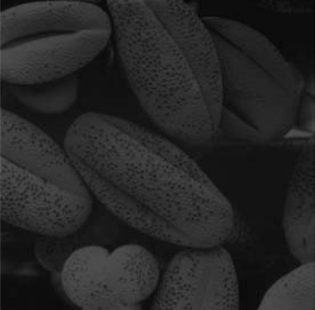
#> input picture image/beans_g.png, 315 x 310 px, found by its file name
$ python ex2.py
#> lines starting #> are read from the running program, lines starting #| are printed output that depends on the picture
import numpy as np
import matplotlib.pyplot as plt
import os
from skimage.io import imread
from skimage.color import rgb2gray
from skimage import exposure, img_as_float

image_path = './image/beans_g.png'


def plot_image_and_hist(image, axes, bins=256):
    image = img_as_float(image)
    axes_image, axes_hist = axes
    axes_cdf = axes_hist.twinx()
    axes_image.imshow(image, cmap='gray')
    axes_image.set_axis_off()
    axes_hist.hist(image.ravel(), bins=bins, histtype='step', color='black', range=(0.0, 1.0), density=True)
    axes_hist.set_xlim(0, 1)
    axes_hist.set_xlabel('Pixel intensity', size=15)
    axes_hist.ticklabel_format(axis='y', style='scientific', scilimits=(0, 0))
    axes_hist.set_yticks([])
    image_cdf, bins = exposure.cumulative_distribution(image, bins)
    axes_cdf.plot(bins, image_cdf, 'r')
    axes_cdf.set_yticks([])
    return axes_image, axes_hist, axes_cdf

if not os.path.exists(image_path):
    print(f"경고: {image_path} 파일을 찾을 수 없습니다. 코드를 종료합니다.")
else:

    im_loaded = imread(image_path)
#> im_loaded is the input picture: shape (310, 315, 4); mean R, G, B, A 38.2, 38.2, 38.2, 255
    if im_loaded.ndim == 3 and im_loaded.shape[2] == 3:
        im = rgb2gray(im_loaded)
    else:
        im = im_loaded

    im_float = img_as_float(im)


    p2, p98 = np.percentile(im_float, (2, 98))
#> p2 = 0.051; p98 = 1
    im_rescale = exposure.rescale_intensity(im_float, in_range=(p2, p98))

    im_eq = exposure.equalize_hist(im_float)
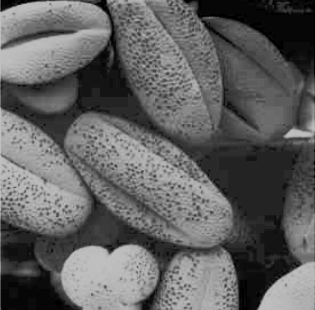
#> im_eq: shape (310, 315, 4) float64; mean R, G, B, A 0.381, 0.381, 0.381, 1

    im_adapteq = exposure.equalize_adapthist(im_float, clip_limit=0.03)
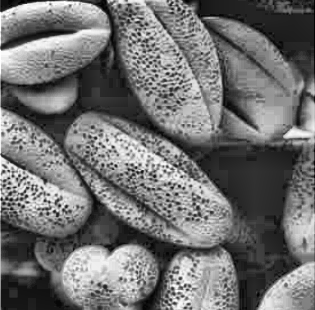
#> im_adapteq: shape (310, 315, 3) float64; min 0, max 1, mean 0.446

    plt.rcParams['font.size'] = 8

    fig, axes = plt.subplots(nrows=2, ncols=4, figsize=(15, 7))
    axes_image, axes_hist, axes_cdf = plot_image_and_hist(im_float, axes[:, 0])
#> in plot_image_and_hist, `image_cdf, bins = exposure.cumulative_distribution(image, bins)`: image_cdf = 256 values from 3.07e-05 to 1; bins = 256 values from 0.0254 to 0.998
    axes_image.set_title('Low contrast image', size=20)
    y_min, y_max = axes_hist.get_ylim()
#> y_min = 0; y_max = 67.2
    axes_hist.set_ylabel('Number of pixels', size=15)
    axes_hist.set_yticks(np.linspace(0, y_max, 5))

    axes_image, axes_hist, axes_cdf = plot_image_and_hist(im_rescale, axes[:, 1])
    axes_image.set_title('Contrast stretching', size=20)

    axes_image, axes_hist, axes_cdf = plot_image_and_hist(im_eq, axes[:, 2])
    axes_image.set_title('Histogram equalization', size=20)


    axes_image, axes_hist, axes_cdf = plot_image_and_hist(im_adapteq, axes[:, 3])
    axes_image.set_title('Adaptive equalization', size=20)
    axes_cdf.set_ylabel('Fraction of total intensity', size=15)
    axes_cdf.set_yticks(np.linspace(0, 1, 5))

    fig.tight_layout()
    plt.show()
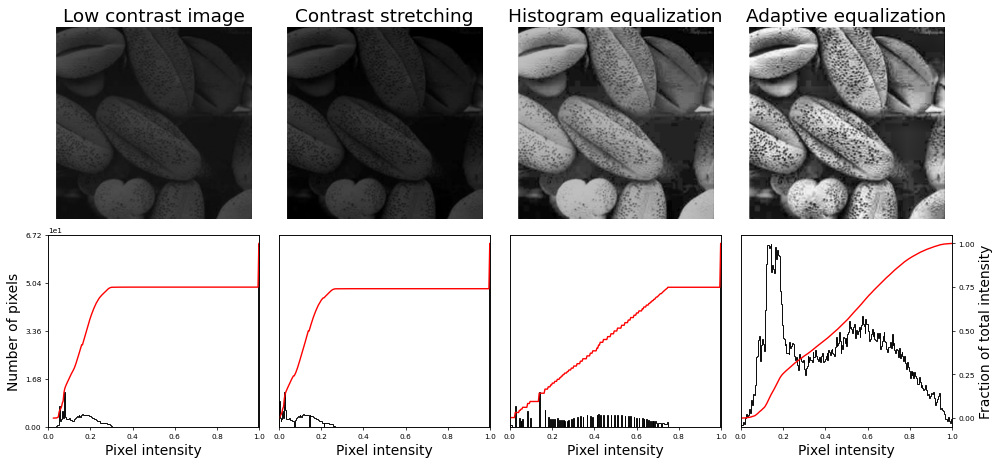
#> figure drawn by matplotlib, 12 panels; panel 12: curve peaks at x = 0.998, y = 1

$ run again, with image/bicycle.png copied over image/beans_g.png
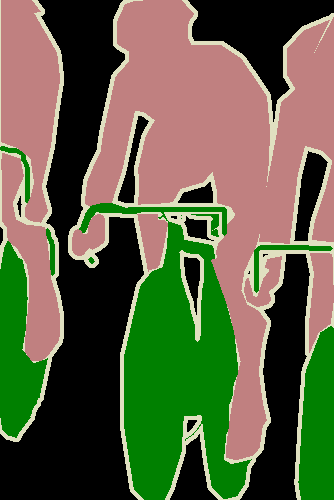
#> input picture image/bicycle.png, 334 x 500 px, found by its file name
#> im_loaded is the input picture: shape (500, 334, 3); mean R, G, B 93.5, 96.2, 66.7
#> `im = rgb2gray(im_loaded)`:
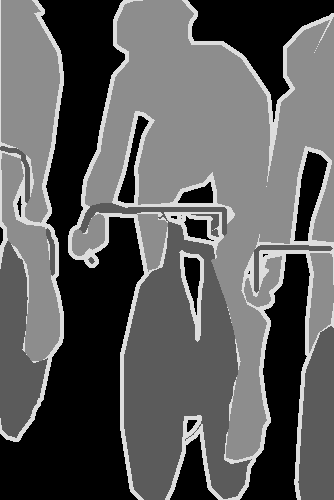
#> im: shape (500, 334) float64; min 0, max 0.869, mean 0.367
#> p2 = 0; p98 = 0.869
#> `im_eq = exposure.equalize_hist(im_float)`:
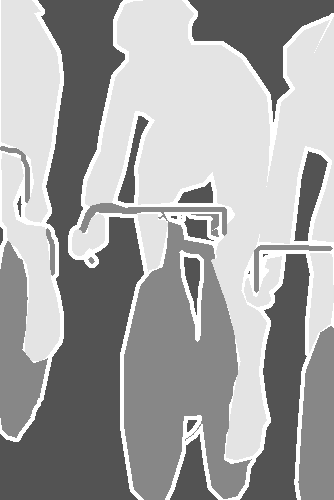
#> im_eq: shape (500, 334) float64; min 0.326, max 1, mean 0.646
#> image_cdf = 256 values from 0.326 to 1; bins = 256 values from 0.0017 to 0.868
#> y_min = 0; y_max = 98.41
